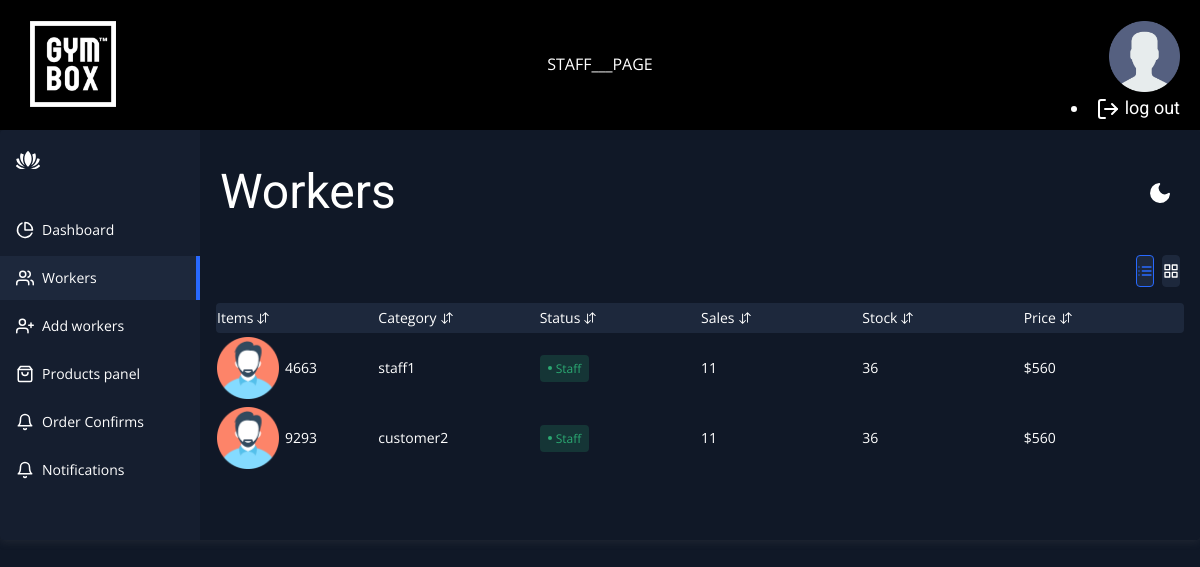
The page /workers.php (signed in) on the database its author committed.
### tables this page shows
CREATE TABLE `users` (
  `usersId` int(11) NOT NULL,
  `usersName` varchar(128) NOT NULL,
  `usersEmail` varchar(128) NOT NULL,
  `usersUid` varchar(128) NOT NULL,
  `usersPwd` varchar(128) NOT NULL,
  `isManager` int(1) DEFAULT NULL,
  `isWorker` int(1) DEFAULT NULL,
  `Salary` int(11) DEFAULT NULL,
  `Date` date DEFAULT NULL,
  `time` time NOT NULL
);

### workers.php (the view, shortened to what this page needs)
<!DOCTYPE html>
<html lang="en" >
<head>
  <link rel="stylesheet" href="css/workers.css">
</head>
<body  style="background-color: #101827">
<?php
include 'workerSideBar.php';
?>
  <div class="app-content">
    <div class="app-content-header">
      <h1 class="app-content-headerText">Workers</h1>
      <button class="mode-switch" title="Switch Theme">
        <svg class="moon" fill="none" stroke="currentColor" stroke-linecap="round" stroke-linejoin="round" stroke-width="2" width="24" height="24" viewBox="0 0 24 24">
          <defs></defs>
          <path d="M21 12.79A9 9 0 1111.21 3 7 7 0 0021 12.79z"></path>
        </svg>
      </button>
    </div>
    <div class="app-content-actions">
      <div class="app-content-actions-wrapper">
        <button class="action-button list active" title="List View">
        </button>
        <button class="action-button grid" title="Grid View">
        </button>
      </div>
    </div>
    <div class="products-area-wrapper tableView">
      <div class="products-header">
        <div class="product-cell image">
          Items
          <button class="sort-button">
          </button>
        </div>
        <div class="product-cell category">Category<button class="sort-button">
          </button></div>
        <div class="product-cell status-cell">Status<button class="sort-button">
          </button></div>
        <div class="product-cell sales">Sales<button class="sort-button">
          </button></div>
        <div class="product-cell stock">Stock<button class="sort-button">
          </button></div>
        <div class="product-cell price">Price<button class="sort-button">
          </button></div>
            <?php
        $sql = "SELECT * FROM users Where isWorker = 1 ;";
        $result = mysqli_query($conn , $sql);
        $resultCheck = mysqli_num_rows($result);
        if($resultCheck > 0 )
        {
            while($row = mysqli_fetch_assoc($result))
            { ?>
        </div>
        <div class="products-row">
        <div class="product-cell image">
        <img src="images/face.png" alt="product">
        <span><?php echo $row['usersId'] ; ?></span>
        </div>
        <div class="product-cell category"><span class="cell-label">Name:</span><?php echo $row['usersName'] ; ?></div>
        <div class="product-cell status-cell">
        <span class="status <?php  if($row['isWorker']== 1){ echo "active";}else echo "disabled";?>" ><?php  if($row['isWorker']== 1){
        echo "Staff";
        }else echo "none" ; ?></span>
        </div>
        <div class="product-cell sales"><span class="cell-label">Sales:</span>11</div>
        <div class="product-cell stock"><span class="cell-label">Stock:</span>36</div>
        <div class="product-cell price"><span class="cell-label">Price:</span>$560</div>
        </div>
        <?php }}?>
        </div>
        </div>
</body>
</html>

### css/workers.css (style rules this page uses)
* { box-sizing: border-box; }
:root { --app-bg: #101827; --sidebar: rgba(21, 30, 47,1); --sidebar-main-color: #fff; --table-border: #1a2131; --table-header: #1a2131; --app-content-main-color: #fff; --sidebar-link: #fff; --sidebar-active-link: #1d283c; --sidebar-hover-link: #1a2539; --action-color: #2869ff; --action-color-hover: #6291fd; --app-content-secondary-color: #1d283c; --filter-reset: #2c394f; --filter-shadow: rgba(16, 24, 39, 0.8) 0px 6px 12px -2px, rgba(0, 0, 0, 0.3) 0px 3px 7px -3px; }
body, html { margin: 0; padding: 0; height: 100%; width: 100%; }
.mode-switch { background-color: transparent; border: none; padding: 0; color: var(--app-content-main-color); display: flex; justify-content: center; align-items: center; margin-left: auto; margin-right: 8px; cursor: pointer; }
.mode-switch .moon { fill: var(--app-content-main-color); }
.app-content { padding: 16px; background-color: var(--app-bg); height: 100%; flex: 1; max-height: 100%; display: flex; flex-direction: column; }
.app-content-header { display: flex; align-items: center; justify-content: space-between; padding: 0 4px; }
.app-content-headerText { color: var(--app-content-main-color); font-size: 24px; line-height: 32px; margin: 0; }
.app-content-actions { display: flex; justify-content: space-between; align-items: center; padding: 16px 4px; }
.app-content-actions-wrapper { display: flex; align-items: center; margin-left: auto; }
.action-button { border-radius: 4px; height: 32px; background-color: var(--app-content-secondary-color); border: 1px solid var(--app-content-secondary-color); display: flex; align-items: center; color: var(--app-content-main-color); font-size: 14px; margin-left: 8px; cursor: pointer; }
.action-button:focus, .action-button.active { outline: none; color: var(--action-color); border-color: var(--action-color); }
.products-area-wrapper { width: 100%; max-height: 100%; overflow: auto; padding: 0 -1px; }
.tableView .products-header { display: flex; align-items: center; border-radius: 4px; background-color: var(--app-content-secondary-color); position: sticky; top: 0; }
.tableView .products-row { display: flex; align-items: center; border-radius: 4px; }
.tableView .product-cell { flex: 1; padding: 4px 1px; color: var(--app-content-main-color); font-size: 14px; display: flex; align-items: center; }
.tableView .product-cell img { width: 62px; height: 62px; border-radius: 6px; margin-right: 6px; }
.tableView .sort-button { padding: 0; background-color: transparent; border: none; cursor: pointer; color: var(--app-content-main-color); margin-left: 4px; display: flex; align-items: center; }
.tableView .sort-button svg { width: 12px; }
.status { border-radius: 4px; display: flex; align-items: center; padding: 4px 8px; font-size: 12px; }
.status:before { content: ""; width: 4px; height: 4px; border-radius: 50%; margin-right: 4px; }
.status.active { color: #2ba972; background-color: rgba(43, 169, 114, 0.2); }
.status.active:before { background-color: #2ba972; }

### css/pricing.css (style rules this page uses)
* { margin: 0; padding: 0; }
html { height: 100%; }
body { background-color: #000000; }

### rows shown on the page
users: usersId "4663", usersName "staff1", isWorker "Staff"
users: usersId "9293", usersName "customer2", isWorker "Staff"
